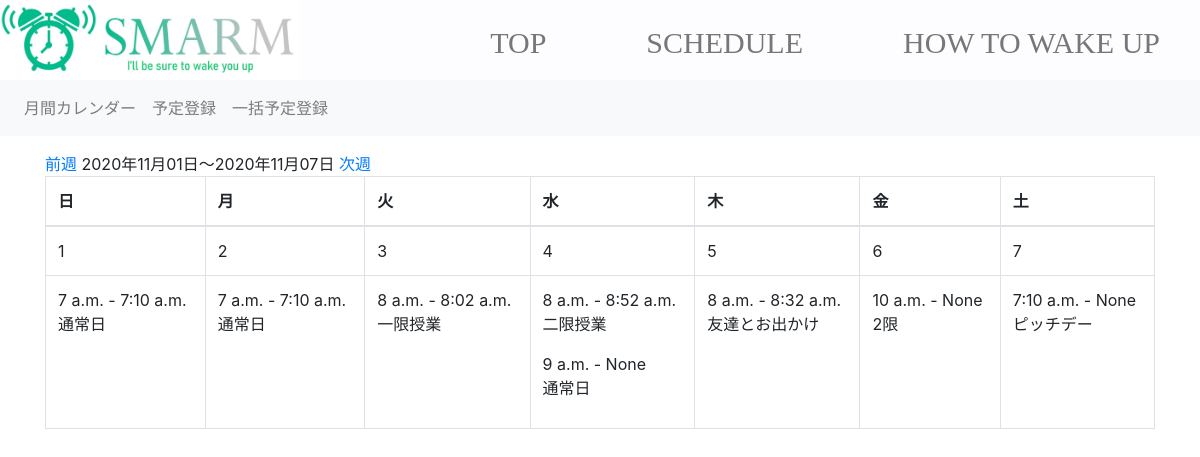
/schedule/week_with_schedule/2020/11/1/, run on the app's committed database.
### wakeup/models.py (models this page shows, shortened)
class Schedule(models.Model):
    summary = models.CharField('Schedule', max_length=50)
    start_time = models.TimeField('Alarm', default=datetime.time(7, 0, 0))
    end_time = models.TimeField('WakeUp', blank=True, null=True)
    date = models.DateField('日付')
    created_at = models.DateTimeField('作成日', default=timezone.now)

### wakeup/views.py (the view)
# urls.py: path('schedule/week_with_schedule/', views.WeekWithScheduleCalendar.as_view(), name='week_with_schedule'),
class WeekWithScheduleCalendar(mixins.WeekWithScheduleMixin, generic.TemplateView):
    template_name = 'wakeup/week_with_schedule.html'
    model = Schedule
    date_field = 'date'
    def get_context_data(self, **kwargs):
        context = super().get_context_data(**kwargs)
        calendar_context = self.get_week_calendar()
        context.update(calendar_context)
        return context

### wakeup/mixins.py (called while the page is built)
    def setup_calendar(self):
        self._calendar = calendar.Calendar(self.first_weekday)

    def get_week_names(self):
        week_names = deque(self.week_names)
        week_names.rotate(-self.first_weekday)  # リスト内の要素を右に1つずつ移動...なんてときは、dequeを使うと中々面白いです
        return week_names

    def get_week_days(self):
        month = self.kwargs.get('month')
        year = self.kwargs.get('year')
        day = self.kwargs.get('day')
        if month and year and day:
            date = datetime.date(year=int(year), month=int(month), day=int(day))
        else:
            date = datetime.date.today()
        for week in self._calendar.monthdatescalendar(date.year, date.month):
            if date in week:  # 週ごとに取り出され、中身は全てdatetime.date型。該当の日が含まれていれば、それが今回表示すべき週です
                return week

    def get_week_calendar(self):
        self.setup_calendar()
        days = self.get_week_days()
        first = days[0]
        last = days[-1]
        calendar_data = {
            'now': datetime.date.today(),
            'week_days': days,
            'week_previous': first - datetime.timedelta(days=7),
            'week_next': first + datetime.timedelta(days=7),
            'week_names': self.get_week_names(),
            'week_first': first,
            'week_last': last,
        }
        return calendar_data

    def get_week_schedules(self, start, end, days):
        lookup = {
            '{}__range'.format(self.date_field): (start, end)
        }
        queryset = self.model.objects.filter(**lookup)
        day_schedules = {day: [] for day in days}
        for schedule in queryset:
            schedule_date = getattr(schedule, self.date_field)
            day_schedules[schedule_date].append(schedule)
        return day_schedules

    def get_week_calendar(self):
        calendar_context = super().get_week_calendar()
        calendar_context['week_day_schedules'] = self.get_week_schedules(
            calendar_context['week_first'],
            calendar_context['week_last'],
            calendar_context['week_days']
        )
        return calendar_context

### wakeup/templates/wakeup/week_with_schedule.html (shortened to what this page needs)
{% extends 'wakeup/schedule_base.html' %}
{% block content %}
    <a href="{% url 'wakeup:week_with_schedule' week_previous.year week_previous.month  week_previous.day %}">前週</a>
    {{ week_first | date:"Y年m月d日" }}〜{{ week_last | date:"Y年m月d日" }}
    <a href="{% url 'wakeup:week_with_schedule' week_next.year week_next.month  week_next.day %}">次週</a>
    <table class="table table-bordered">
        <thead>
        <tr>
            {% for w in week_names %}
                <th>{{ w }}</th>
            {% endfor %}
        </tr>
        </thead>
        <tbody>
        <tr>
            {% for day in week_days %}
                {% if now == day %}
                    <td class="table-success">
                {% else %}
                    <td>
                {% endif %}
            {% if week_first.month != day.month %}
                {{ day | date:"m/d" }}
            {% else %}
                {{ day.day }}
            {% endif %}
            </td>
            {% endfor %}
        </tr>
        <tr>
            {% for schedules in week_day_schedules.values %}
                <td>
                    {% for s in schedules %}
                        {{ s.start_time }} - {{ s.end_time }}<br>
                        {{ s.summary }}<br>
                    {% endfor %}
                </td>
            {% endfor %}
        </tr>
        </tbody>
    </table>
{% endblock %}

### wakeup/static/css/base.css (style rules this page uses)
* { margin: 0px; padding: 0px; }
body { background: #fff; }

### wakeup/static/css/schedule_base.css (style rules this page uses)
* { margin: 0px; padding: 0px; }

### data on the page
Schedule: start_time "7 a.m.", end_time "7:10 a.m.", summary "通常日"
Schedule: start_time "7 a.m.", end_time "7:10 a.m.", summary "通常日"
Schedule: start_time "8 a.m.", end_time "8:02 a.m.", summary "一限授業"
Schedule: start_time "8 a.m.", end_time "8:52 a.m.", summary "二限授業"
Schedule: start_time "9 a.m.", end_time "None", summary "通常日"
Schedule: start_time "8 a.m.", end_time "8:32 a.m.", summary "友達とお出かけ"
Schedule: start_time "10 a.m.", end_time "None", summary "2限"
Schedule: start_time "7:10 a.m.", end_time "None", summary "ピッチデー"

### other printed values
{{ week_first | date:"Y年m月d日" }} "2020年11月01日"
{{ week_last | date:"Y年m月d日" }} "2020年11月07日"
{{ w }} "日" "月" "火" "水" "木" "金" "土"
{{ day.day }} "1" "2" "3" "4" "5" "6" "7"
